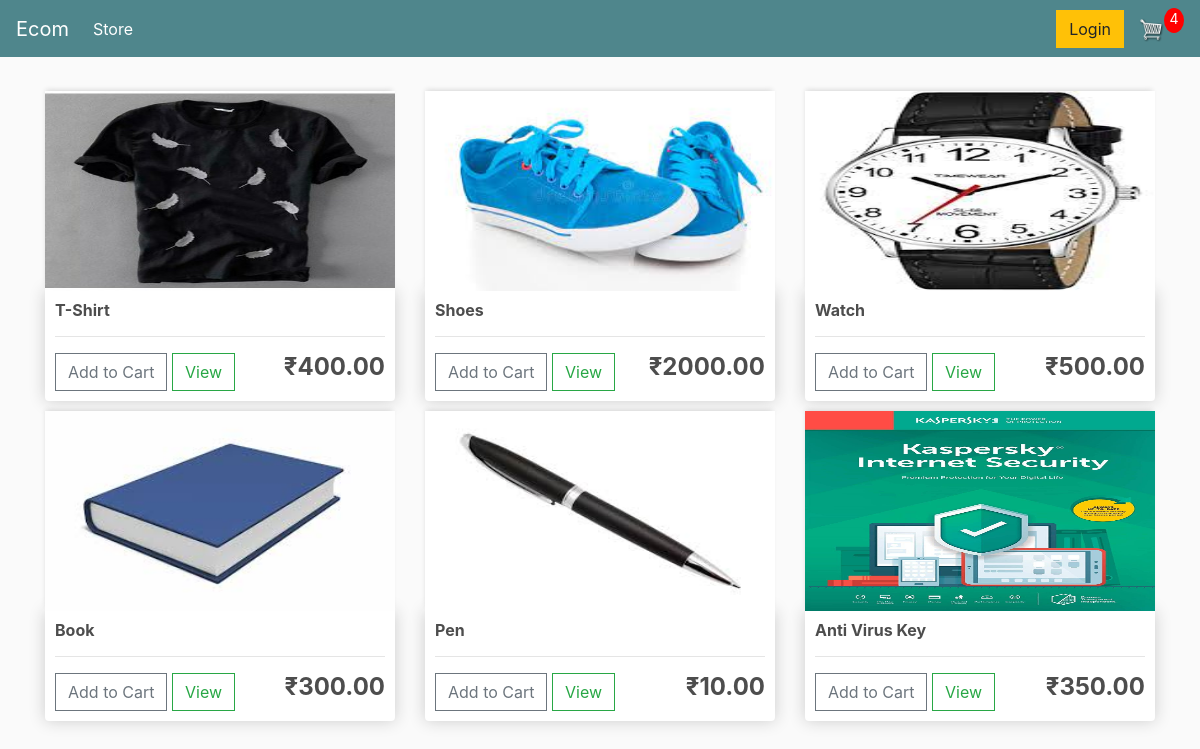
The app's page / (signed in) with its own data.
### store/models.py (models this page shows, shortened)
class Product(models.Model):
    name = models.CharField(max_length=200, null=True)
    price = models.FloatField()
    digital = models.BooleanField(default=False, null=True, blank=False)
    image = models.ImageField(null=True, blank=True)
    @property
    def imageURL(self):
        try:
            url = self.image.url
        except:
            url = ''
        return url

### store/views.py (the view)
# urls.py: path('', include('store.urls')),
def store(request):
    if request.user.is_authenticated:
        customer = request.user.customer
        order, created = Order.objects.get_or_create(customer=customer,complete=False)
        items = order.orderitem_set.all()
        cartItems = order.get_cart_item_total
    else:
        items = []
        order = {'get_cart_item_total':0, 'get_cart_total':0, 'shipping':False}
        cartItems = order['get_cart_item_total']
    products = Product.objects.all()
    context ={'products':products, 'cartItems':cartItems}
    return render(request, 'store/store.html',context)

### store/models.py (called while the page is built)
    @property
    def get_cart_item_total(self):
        orderitems = self.orderitem_set.all()
        total = sum([item.quantity for item in orderitems])
        return total

### store/templates/store/store.html
{% extends 'store/main.html' %}
{% load static %}
{% block content %}
    <div class="row">
        {% for product in products %}
        <div class="col-lg-4">
            <img class="thumbnail" src="{{product.imageURL}}">
            <div class="box-element product">
                <h6><strong>{{product.name}}</strong></h6>
                <hr>
                <button data-product={{product.id}} data-action="add" class="btn btn-outline-secondary add-btn update-cart">Add to Cart</button>
                <a class="btn btn-outline-success" href="#">View</a>
                <h4 style="display: inline-block; float: right"><strong>
                &#8377;{{product.price|floatformat:2}}</strong></h4>
            </div>
        </div>
        {% endfor %}
    </div>
{% endblock content %}

### mysite/static/css/main.css (style rules this page uses)
body { background-color: hsl(0, 0%, 98%); }
h1,h2,h3,h4,h5,h6 { color:hsl(0, 0%, 30%); }
.box-element { box-shadow:hsl(0, 0%, 80%) 0 0 16px; background-color: #fff; border-radius: 4px; padding: 10px; }
.thumbnail { width: 100%; height: 200px; -webkit-box-shadow: -1px -3px 5px -2px rgba(214,214,214,1); -moz-box-shadow: -1px -3px 5px -2px rgba(214,214,214,1); box-shadow: -1px -3px 5px -2px rgba(214,214,214,1); }
.product { border-radius: 0 0 4px 4px; }
.col-lg-4, .col-lg-6, .col-lg-8, .col-lg-12 { margin-top: 10px; }
.btn { border-radius: 0; }

### records on screen
Product: imageURL (picture), name "T-Shirt", price "400.00"
Product: imageURL (picture), name "Shoes", price "2000.00"
Product: imageURL (picture), name "Watch", price "500.00"
Product: imageURL (picture), name "Book", price "300.00"
Product: imageURL (picture), name "Pen", price "10.00"
Product: imageURL (picture), name "Anti Virus Key", price "350.00"

### other values on screen
{{ cartItems }} "4"
